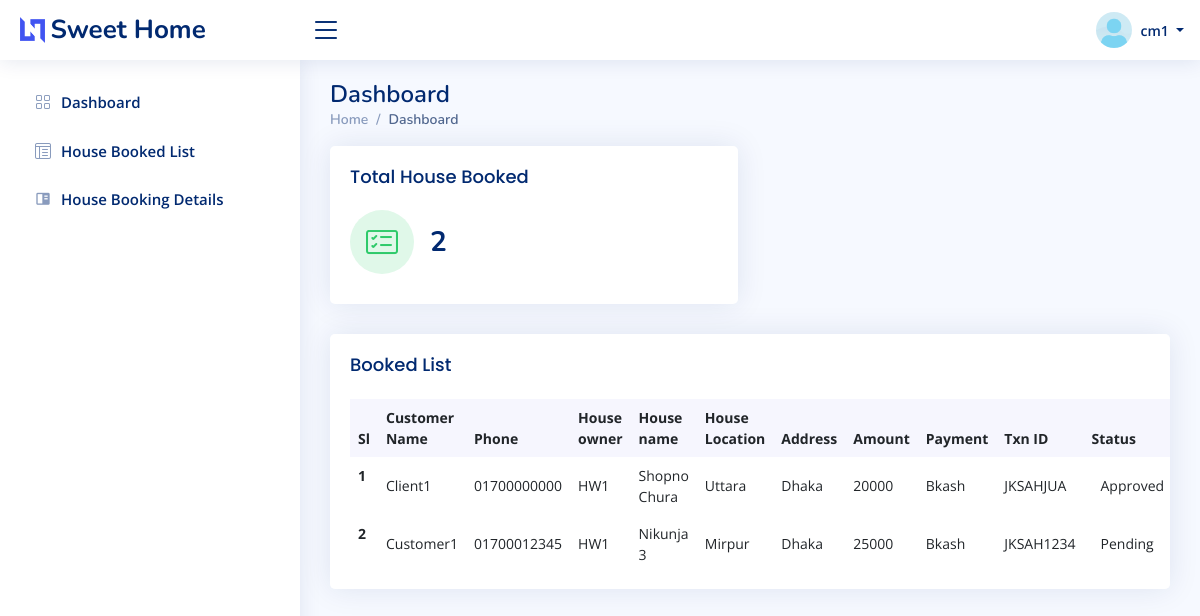
/cm_dashboard/index.php (signed in), run on the app's committed database.
### tables this page shows
CREATE TABLE `house_booked_list` (
  `id` int(11) NOT NULL AUTO_INCREMENT,
  `name` varchar(255) NOT NULL,
  `phone` varchar(255) NOT NULL,
  `address` text NOT NULL,
  `amount` int(11) NOT NULL,
  `payment` varchar(20) NOT NULL,
  `house_id` int(11) NOT NULL,
  `customer_id` int(11) NOT NULL,
  `txn_id` varchar(20) NOT NULL,
  `date` date NOT NULL DEFAULT current_timestamp(),
  `owner_name` varchar(255) NOT NULL,
  `approval` int(11) NOT NULL DEFAULT 0,
  PRIMARY KEY (`id`)
);

CREATE TABLE `house` (
  `id` int(11) NOT NULL AUTO_INCREMENT,
  `name` varchar(255) NOT NULL,
  `total_room` int(11) NOT NULL,
  `total_washroom` int(11) NOT NULL,
  `area` int(11) NOT NULL,
  `price` int(11) NOT NULL,
  `description` text NOT NULL,
  `owner_name` varchar(255) NOT NULL,
  `owner_phone` varchar(255) NOT NULL,
  `location` varchar(50) NOT NULL,
  `house_type` varchar(255) NOT NULL,
  `purpose` varchar(255) NOT NULL,
  `reference_id` varchar(255) NOT NULL,
  `rent_from` date NOT NULL,
  `photo` text NOT NULL,
  `status` int(11) NOT NULL DEFAULT 0,
  PRIMARY KEY (`id`)
);

### cm_dashboard/cm_details.php (called while the page is built)
<?php
	$queryCM    = "SELECT * FROM customer WHERE id = {$_SESSION['customer_id']}";
    $stmtCM     = $db->prepare($queryCM);
    $resultCM   = $stmtCM->execute();
    $rowCM      = $stmtCM->fetch();
 ?>

### cm_dashboard/index.php (the view, shortened to what this page needs)
<?php
  include '../database/db.php';
  include 'cm_details.php';
  $queryHouseBook    = "SELECT * FROM house_booked_list WHERE customer_id = {$rowCM['id']}  ORDER BY date DESC LIMIT 10";
  $stmtHouseBook     = $db->prepare($queryHouseBook);
  $resultHouseBook   = $stmtHouseBook->execute();
  $queryHouseBookedCount    = "SELECT COUNT(*) FROM house_booked_list WHERE customer_id = {$rowCM['id']}";
  $stmtHouseBookedCount     = $db->prepare($queryHouseBookedCount);
  $resultHouseBookedCount   = $stmtHouseBookedCount->execute();
  $resultHouseBookedCount   = $stmtHouseBookedCount->fetchColumn();
 ?>
<!DOCTYPE html>
<html lang="en">
<head>
  <link href="assets/vendor/bootstrap/css/bootstrap.min.css" rel="stylesheet">
  <link href="assets/vendor/bootstrap-icons/bootstrap-icons.css" rel="stylesheet">
  <link href="assets/vendor/boxicons/css/boxicons.min.css" rel="stylesheet">
  <link href="assets/vendor/quill/quill.snow.css" rel="stylesheet">
  <link href="assets/vendor/quill/quill.bubble.css" rel="stylesheet">
  <link href="assets/vendor/remixicon/remixicon.css" rel="stylesheet">
  <link href="assets/vendor/simple-datatables/style.css" rel="stylesheet">
  <link href="assets/css/style.css" rel="stylesheet">
</head>
<body>
  <?php include 'partials.php' ?>
  <main id="main" class="main">
    <div class="pagetitle">
      <h1>Dashboard</h1>
      <nav>
        <ol class="breadcrumb">
          <li class="breadcrumb-item"><a href="index.php">Home</a></li>
          <li class="breadcrumb-item active">Dashboard</li>
        </ol>
      </nav>
    </div>
    <section class="section dashboard">
      <div class="row">
        <div class="col-lg-12">
          <div class="row">
            <div class="col-xxl-6 col-md-6">
              <div class="card info-card revenue-card">
                <div class="card-body">
                  <h5 class="card-title">Total House Booked</h5>
                  <div class="d-flex align-items-center">
                    <div class="card-icon rounded-circle d-flex align-items-center justify-content-center">
                      <i class="bi bi-card-checklist"></i>
                    </div>
                    <div class="ps-3">
                      <h6><?php echo $resultHouseBookedCount; ?></h6>
                    </div>
                  </div>
                </div>
              </div>
            </div>
            <div class="col-12">
              <div class="card top-selling overflow-auto">
                <div class="card-body pb-0">
                  <h5 class="card-title">Booked List </h5>
                  <table class="table table-borderless">
                    <thead>
                      <tr>
                        <th scope="col">Sl</th>
                        <th scope="col"> Customer Name</th>
                        <th scope="col">Phone</th>
                        <th scope="col">House owner</th>
                        <th scope="col">House name</th>
                        <th scope="col"> House Location</th>
                        <th scope="col">Address</th>
                        <th scope="col">Amount</th>
                        <th scope="col">Payment</th>
                        <th scope="col">Txn ID</th>
                        <th scope="col">Status</th>
                      </tr>
                    </thead>
                    <tbody>
                      <?php
                  $i = 1;
                  while($row  = $stmtHouseBook->fetch()){
                    $queryHouse   = "SELECT * FROM house WHERE id={$row['house_id']}";
                    $stmtHouse    = $db->prepare($queryHouse);
                    $resultHouse  = $stmtHouse->execute();
                    $rowHouse     = $stmtHouse->fetch();
                    ?>
                  <tr>
                    <th scope="row"><?php echo $i++; ?></th>
                    <td><?php echo $row['name']; ?></td>
                    <td><?php echo $row['phone']; ?></td>
                    <td><?php echo $row['owner_name']; ?></td>
                    <td><?php echo $rowHouse['name']; ?></td>
                    <td><?php echo $rowHouse['location']; ?></td>
                    <td><?php echo $row['address']; ?></td>
                    <td><?php echo $row['amount']; ?></td>
                    <td><?php echo $row['payment']; ?></td>
                    <td><?php echo $row['txn_id']; ?></td>
                    <td>
                      <?php if ($row['approval'] == 0) { ?>
                      <button type="button" class="btn btn-sm">Pending</button>
                      <?php } elseif ($row['approval'] == 1) { ?>
                      <button type="button" class="btn btn-sm">Approved</button>
                      <?php } else{ ?>
                      <button type="button" class="btn btn-sm">Rejected</button>
                      <?php } ?>
                    </td>
                  </tr>
                <?php } ?>
                    </tbody>
                  </table>
                </div>
              </div>
            </div>
          </div>
        </div>
      </div>
    </section>
  </main>
</body>
</html>

### cm_dashboard/assets/css/style.css (style rules this page uses)
:root { scroll-behavior: smooth; }
body { font-family: "Open Sans", sans-serif; background: #f6f9ff; color: #444444; }
a { color: #4154f1; text-decoration: none; }
h1, h2, h3, h4, h5, h6 { font-family: "Nunito", sans-serif; }
#main { margin-top: 60px; padding: 20px 30px; transition: all 0.3s; }
.pagetitle { margin-bottom: 10px; }
.pagetitle h1 { font-size: 24px; margin-bottom: 0; font-weight: 600; color: #012970; }
.card { margin-bottom: 30px; border: none; border-radius: 5px; box-shadow: 0px 0 30px rgba(1, 41, 112, 0.1); }
.card-title { padding: 20px 0 15px 0; font-size: 18px; font-weight: 500; color: #012970; font-family: "Poppins", sans-serif; }
.card-body { padding: 0 20px 20px 20px; }
.breadcrumb { font-size: 14px; font-family: "Nunito", sans-serif; color: #899bbd; font-weight: 600; }
.breadcrumb a { color: #899bbd; transition: 0.3s; }
.breadcrumb .breadcrumb-item::before { color: #899bbd; }
.breadcrumb .active { color: #51678f; font-weight: 600; }
@media (min-width: 1200px) { #main, #footer { margin-left: 300px; } }
.dashboard .info-card { padding-bottom: 10px; }
.dashboard .info-card h6 { font-size: 28px; color: #012970; font-weight: 700; margin: 0; padding: 0; }
.dashboard .card-icon { font-size: 32px; line-height: 0; width: 64px; height: 64px; flex-shrink: 0; flex-grow: 0; }
.dashboard .revenue-card .card-icon { color: #2eca6a; background: #e0f8e9; }
.dashboard .top-selling { font-size: 14px; }
.dashboard .top-selling .table thead { background: #f6f6fe; }
.dashboard .top-selling .table thead th { border: 0; }
.dashboard .top-selling .table tbody td { vertical-align: middle; }

### data on the page
house_booked_list: name "Client1", phone "01700000000", owner_name "HW1", house.name "Shopno Chura", house.location "Uttara", address "Dhaka", amount "20000", payment "Bkash", txn "JKSAHJUA", approval "Approved"
house_booked_list: name "Customer1", phone "01700012345", owner_name "HW1", house.name "Nikunja 3", house.location "Mirpur", address "Dhaka", amount "25000", payment "Bkash", txn "JKSAH1234", approval "Pending"

### other printed values
$_SESSION['customer_name'] "cm1"
$resultHouseBookedCount "2"
